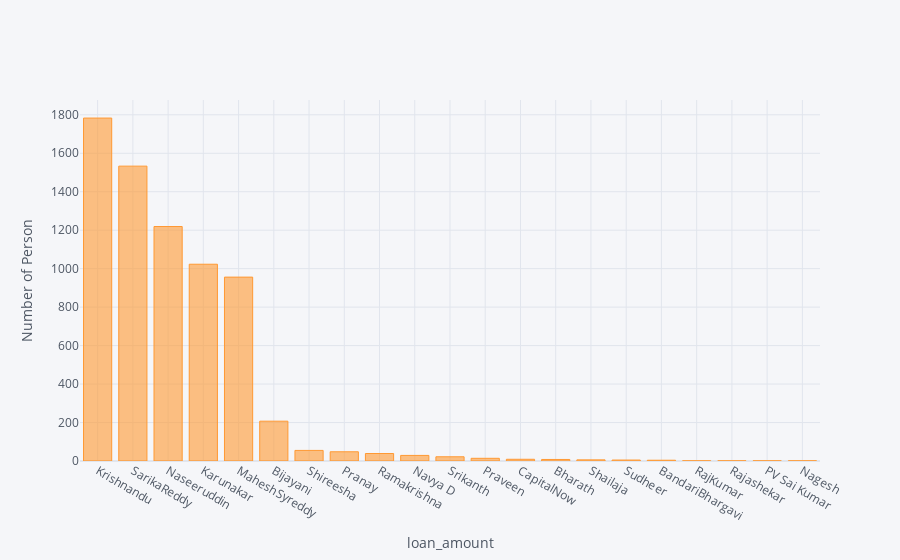

Notebook cell for this chart:
### Code cell
(df3['LMName']).value_counts().iplot(kind='bar',xTitle='loan_amount', yTitle='Number of Person')

### Figure 1 — Plotly figure (JSON) as saved in the notebook; plotly's stock layout.template omitted (floating-point values rounded to 4 significant figures)
{"data": [{"marker": {"color": "rgba(255, 153, 51, 0.6)", "line": {"color": "rgba(255, 153, 51, 1.0)", "width": 1}}, "name": "LMName", "orientation": "v", "text": "", "type": "bar", "x": ["Krishnandu", "SarikaReddy", "Naseeruddin", "Karunakar", "MaheshSyreddy", "Bijayani", "Shireesha", "Pranay", "Ramakrishna", "Navya D", "Srikanth", "Praveen", "CapitalNow", "Bharath", "Shailaja", "Sudheer", "BandariBhargavi", "RajKumar", "Rajashekar", "PV Sai Kumar", "Nagesh"], "y": [1783, 1533, 1219, 1023, 956, 207, 55, 48, 39, 29, 22, 14, 9, 8, 6, 5, 4, 1, 1, 1, 1]}], "layout": {"legend": {"bgcolor": "#F5F6F9", "font": {"color": "#4D5663"}}, "paper_bgcolor": "#F5F6F9", "plot_bgcolor": "#F5F6F9", "title": {"font": {"color": "#4D5663"}}, "xaxis": {"gridcolor": "#E1E5ED", "showgrid": true, "tickfont": {"color": "#4D5663"}, "title": {"font": {"color": "#4D5663"}, "text": "loan_amount"}, "zerolinecolor": "#E1E5ED"}, "yaxis": {"gridcolor": "#E1E5ED", "showgrid": true, "tickfont": {"color": "#4D5663"}, "title": {"font": {"color": "#4D5663"}, "text": "Number of Person"}, "zerolinecolor": "#E1E5ED"}}}
